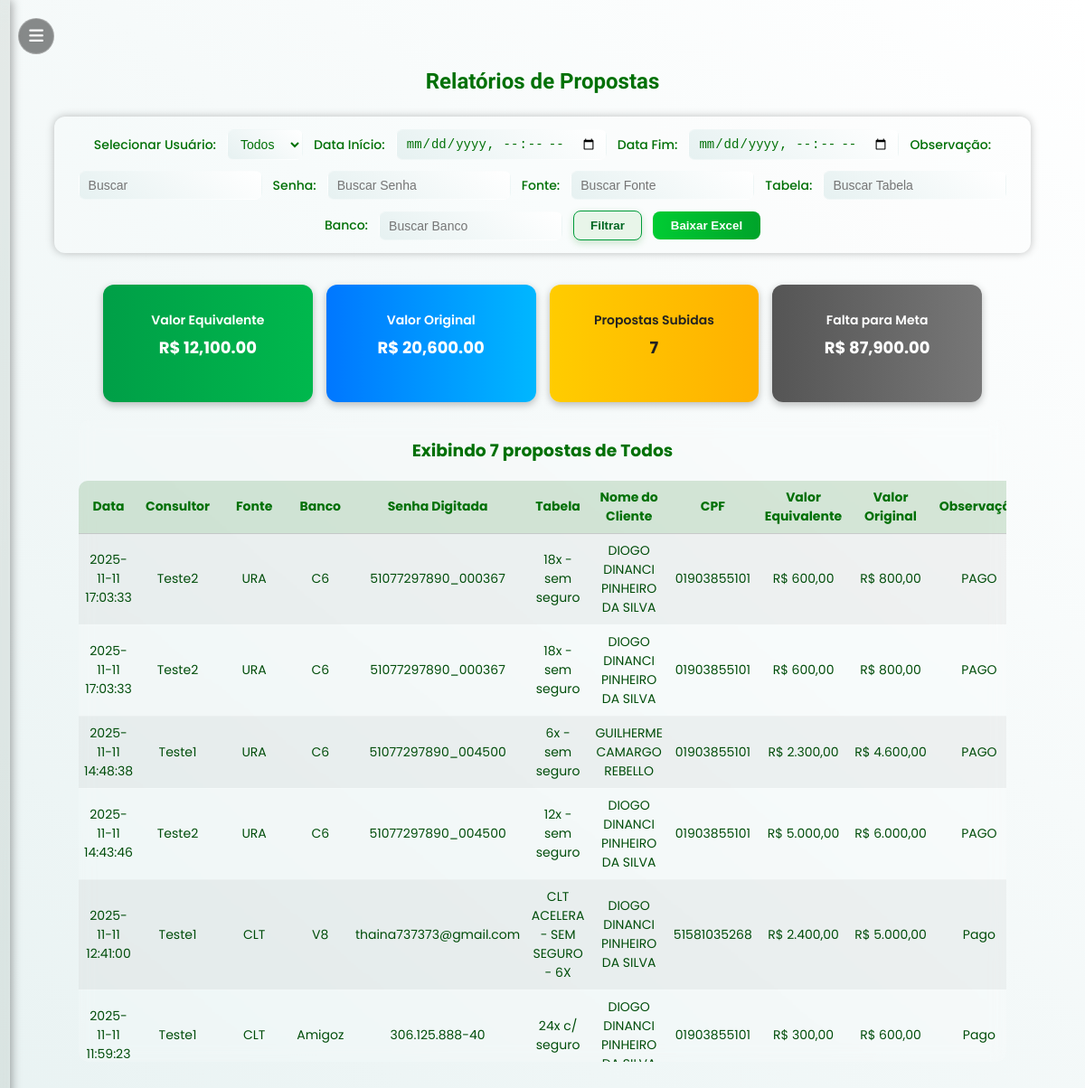
Page /relatorios (signed in) on the committed database.
### tables this page shows
CREATE TABLE propostas (
            id INTEGER PRIMARY KEY AUTOINCREMENT,
            data TEXT,
            consultor TEXT,
            fonte TEXT,
            banco TEXT,
            senha_digitada TEXT,
            tabela TEXT,
            nome_cliente TEXT,
            cpf TEXT,
            valor_equivalente REAL,
            valor_original REAL,
            observacao TEXT,
            telefone TEXT
        );

### app.py (the view, shortened to what this page needs)
@app.route("/relatorios", methods=["GET", "POST"])
def relatorios():
    if "user" not in session or session["role"] != "admin":
        return redirect(url_for("login"))
    conn = get_conn()
    cur = conn.cursor()
    cur.execute("""
        SELECT DISTINCT consultor
        FROM propostas
        WHERE consultor IS NOT NULL
        AND consultor NOT IN (SELECT nome FROM users WHERE role = 'admin')
        ORDER BY consultor;
    """)
    usuarios = [u[0] for u in cur.fetchall()]
    user = request.form.get("usuario")
    data_ini = request.form.get("data_ini")
    data_fim = request.form.get("data_fim")
    observacao = request.form.get("observacao", "").strip()
    senha_digitada = request.form.get("senha_digitada", "").strip()
    fonte = request.form.get("fonte", "").strip()
    tabela = request.form.get("tabela", "").strip()
    banco = request.form.get("banco", "").strip()
    acao = request.form.get("acao")
    def normalizar_data(data_str):
        if not data_str:
            return None
        try:
            return datetime.strptime(data_str, "%Y-%m-%dT%H:%M").strftime("%Y-%m-%d %H:%M:%S")
        except ValueError:
            return data_str
    data_ini = normalizar_data(data_ini)
    data_fim = normalizar_data(data_fim)
    ph = "?" if isinstance(conn, sqlite3.Connection) else "%s"
    query_base = f"""
        SELECT id, data, consultor, fonte, banco, senha_digitada, tabela, nome_cliente, cpf,
               valor_equivalente, valor_original, observacao, telefone
        FROM propostas
    """
    condicoes, params = [], []
    condicoes.append("consultor NOT IN (SELECT nome FROM users WHERE role = 'admin')")
    def filtro_lower(campo, valor):
        if isinstance(conn, sqlite3.Connection):
            return f"LOWER({campo}) LIKE LOWER({ph})", f"%{valor.lower()}%"
        else:
            return f"LOWER({campo}) LIKE LOWER({ph})", f"%{valor}%"
    if user and user.strip():
        condicoes.append(f"LOWER(consultor) = LOWER({ph})")
        params.append(user)
    if data_ini and data_fim:
        condicoes.append(f"data BETWEEN {ph} AND {ph}")
        params += [data_ini, data_fim]
    if observacao:
        filtro, valor = filtro_lower("observacao", observacao)
        condicoes.append(filtro)
        params.append(valor)
    if senha_digitada:
        filtro, valor = filtro_lower("senha_digitada", senha_digitada)
        condicoes.append(filtro)
        params.append(valor)
    if fonte:
        filtro, valor = filtro_lower("fonte", fonte)
        condicoes.append(filtro)
        params.append(valor)
    if banco:
        filtro, valor = filtro_lower("banco", banco)
        condicoes.append(filtro)
        params.append(valor)
    if tabela:
        filtro, valor = filtro_lower("tabela", tabela)
        condicoes.append(filtro)
        params.append(valor)
    if condicoes:
        query_base += " WHERE " + " AND ".join(condicoes)
    order_clause = "ORDER BY datetime(data) DESC" if isinstance(conn, sqlite3.Connection) else "ORDER BY data DESC"
    query_base += f" {order_clause}"
    cur.execute(query_base.replace("?", "%s") if not isinstance(conn, sqlite3.Connection) else query_base, tuple(params))
    dados = cur.fetchall()
    total_equivalente = sum(float(d[9] or 0) for d in dados)
    total_original = sum(float(d[10] or 0) for d in dados)
    total_propostas = len(dados)
    cur.execute("SELECT valor FROM metas_globais ORDER BY id DESC LIMIT 1;")
    meta_row = cur.fetchone()
    meta_global = float(meta_row[0]) if meta_row else 0.0
    if user:
        cur.execute(
            "SELECT meta FROM metas_individuais WHERE consultor = %s;"
            if not isinstance(conn, sqlite3.Connection)
            else "SELECT meta FROM metas_individuais WHERE consultor = ?;",
            (user,),
        )
        meta_individual_row = cur.fetchone()
        meta_individual = float(meta_individual_row[0]) if meta_individual_row else meta_global
        falta_para_meta = max(meta_individual - float(total_equivalente or 0), 0)
    else:
        falta_para_meta = max(meta_global - float(total_equivalente or 0), 0)
    conn.close()
    return render_template(
        "relatorios.html",
        usuarios=usuarios,
        dados=dados,
        user=user,
        data_ini=data_ini,
        data_fim=data_fim,
        observacao=observacao,
        senha_digitada=senha_digitada,
        fonte=fonte,
        tabela=tabela,
        banco=banco,
        total_equivalente=total_equivalente,
        total_original=total_original,
        total_propostas=total_propostas,
        falta_para_meta=falta_para_meta
    )

### app.py (called while the page is built)
def get_conn():
    if DATABASE_URL and psycopg2:
        return psycopg2.connect(DATABASE_URL, sslmode="require")
    else:
        return sqlite3.connect(LOCAL_DB, check_same_thread=False)

### templates/relatorios.html (shortened to what this page needs)
{% extends "base.html" %}
{% block content %}
<h1 class="titulo-tomorrow">Relatórios de Propostas</h1>
<div class="relatorios-container">
  <form method="POST" class="form-relatorios">
    <label>Selecionar Usuário:</label>
    <select name="usuario">
      <option value="" {% if not user %}selected{% endif %}>Todos</option>
    </select>
    <label>Data Início:</label>
    <input type="datetime-local" name="data_ini" value="{{ data_ini or '' }}">
    <label>Data Fim:</label>
    <input type="datetime-local" name="data_fim" value="{{ data_fim or '' }}">
    <label>Observação:</label>
    <input type="text" name="observacao" placeholder="Buscar" value="{{ observacao or '' }}" class="input-pequeno">
    <label>Senha:</label>
    <input type="text" name="senha_digitada" placeholder="Buscar Senha" value="{{ senha_digitada or '' }}"
      class="input-pequeno">
    <label>Fonte:</label>
    <input type="text" name="fonte" placeholder="Buscar Fonte" value="{{ fonte or '' }}" class="input-pequeno">
    <label>Tabela:</label>
    <input type="text" name="tabela" placeholder="Buscar Tabela" value="{{ tabela or '' }}" class="input-pequeno">
    <label>Banco:</label>
    <input type="text" name="banco" placeholder="Buscar Banco" value="{{ banco or '' }}" class="input-pequeno">
    <button type="submit" name="acao" value="filtrar" class="btn-filtrar">Filtrar</button>
    <button type="submit" name="acao" value="baixar" class="btn-baixar">Baixar Excel</button>
  </form>
</div>
{% if dados %}
<div class="cards-resumo">
  <div class="card verde">
    <h4>Valor Equivalente</h4>
    <p>R$ {{ "{:,.2f}".format(total_equivalente|float) }}</p>
  </div>
  <div class="card azul">
    <h4>Valor Original</h4>
    <p>R$ {{ "{:,.2f}".format(total_original|float) }}</p>
  </div>
  <div class="card amarelo">
    <h4>Propostas Subidas</h4>
    <p>{{ total_propostas }}</p>
  </div>
  <div class="card cinza">
    <h4>Falta para Meta</h4>
    <p>R$ {{ "{:,.2f}".format(falta_para_meta|float) }}</p>
  </div>
</div>
{% endif %}
{% if dados %}
<div class="tabela-relatorio">
  <h3>Exibindo {{ dados|length }} propostas de {{ user or 'Todos' }}</h3>
  <table>
    <thead>
      <tr>
        <th>Data</th>
        <th>Consultor</th>
        <th>Fonte</th>
        <th>Banco</th>
        <th>Senha Digitada</th>
        <th>Tabela</th>
        <th>Nome do Cliente</th>
        <th>CPF</th>
        <th>Valor Equivalente</th>
        <th>Valor Original</th>
        <th>Observação</th>
      </tr>
    </thead>
    <tbody>
      {% for d in dados %}
      <tr>
        <td>{{ d[1] }}</td>
        <td>{{ d[2] }}</td>
        <td>{{ d[3] }}</td>
        <td>{{ d[4] }}</td>
        <td>{{ d[5] }}</td>
        <td>{{ d[6] }}</td>
        <td>{{ d[7] }}</td>
        <td>{{ d[8] }}</td>
        <td>R$ {{ "{:,.2f}".format((d[9] or 0)|float) }}</td>
        <td>R$ {{ "{:,.2f}".format((d[10] or 0)|float) }}</td>
        <td>{{ d[11] }}</td>
      </tr>
      {% endfor %}
    </tbody>
  </table>
</div>
{% elif not erro %}
<div class="msg-vazia">
  <p>Aguarde... Carregando as últimas 30 propostas.</p>
</div>
{% endif %}
{% endblock %}

### templates/base.html (shortened to what this page needs)
<!DOCTYPE html>
<html lang="pt-BR">
<head>
    <link rel="stylesheet" href="{{ url_for('static', filename='style.css') }}">
    <link rel="stylesheet" href="https://cdnjs.cloudflare.com/ajax/libs/font-awesome/6.5.0/css/all.min.css">
</head>
<body class="pagina">
    <button class="menu-toggle" id="menuToggle">
        <i class="fa-solid fa-bars"></i>
    </button>
    <div class="sidebar" id="sidebar">
    </div>
    <div class="content">
        {% block content %}{% endblock %}
    </div>
</body>
</html>

### templates/relatorios.html (style rules this page uses)
.form-relatorios { display: flex; justify-content: center; align-items: center; flex-wrap: wrap; gap: 12px; margin: 25px auto 35px; padding: 14px 20px; background: var(--bg-container); border-radius: 12px; box-shadow: 0 0 10px rgba(0, 0, 0, 0.25); width: fit-content; position: relative; left: 50%; transform: translateX(-50%); color: var(--cor-texto); }
.form-relatorios label { font-weight: 500; color: var(--cor-texto); font-size: 14px; }
.form-relatorios select, .form-relatorios input[type="datetime-local"], .form-relatorios input[type="text"] { padding: 7px 10px; border-radius: 8px; border: 1px solid rgba(255, 255, 255, 0.25); background: linear-gradient(40deg, var(--gradiente-inicio), var(--gradiente-fim)); color: var(--cor-texto); font-size: 14px; outline: none; transition: all 0.3s ease; }
.btn-filtrar { background: linear-gradient(90deg, #00b848, #009634); color: #fff; font-weight: 600; border: none; border-radius: 8px; padding: 8px 18px; cursor: pointer; transition: all 0.25s ease; }
.btn-baixar { background: linear-gradient(90deg, #00cc33, #00a32a); color: #fff; font-weight: 600; border: none; border-radius: 8px; padding: 8px 20px; cursor: pointer; transition: all 0.25s ease; }
.tabela-relatorio { width: 95%; margin: auto; background: var(--bg-container); border-radius: 10px; backdrop-filter: blur(8px); max-height: 710px; overflow-y: auto; overflow-x: auto; scrollbar-width: thin; scrollbar-color: rgba(255, 255, 255, 0.3) transparent; }
.tabela-relatorio table { width: 100%; border-collapse: collapse; background: transparent; color: var(--cor-texto); text-align: center; border-radius: 10px; overflow: hidden; font-size: 14px; }
.tabela-relatorio th { background: rgba(0, 150, 0, 0.45); color: #fff; padding: 8px; position: sticky; top: 0; }
.tabela-relatorio td { padding: 8px 6px; border-bottom: 1px solid rgba(255, 255, 255, 0.15); color: var(--cor-texto); background: rgba(255, 255, 255, 0.05); }
body:not(.dark-mode) .tabela-relatorio th { background: rgba(0, 100, 0, 0.15); color: #007006; }
body:not(.dark-mode) .tabela-relatorio td { background: rgba(0, 0, 0, 0.04); color: #004d0a; }
.tabela-relatorio tr:nth-child(even) td { background: rgba(255, 255, 255, 0.07); }
.cards-resumo { display: flex; justify-content: center; align-items: center; flex-wrap: wrap; gap: 15px; width: 90%; margin: 15px auto 20px; }
.cards-resumo .card { flex: 1 1 180px; max-width: 210px; min-width: 180px; height: 100px; padding: 15px; border-radius: 12px; color: white; text-align: center; font-family: 'Poppins', sans-serif; box-shadow: 0 3px 8px rgba(0, 0, 0, 0.25); transition: transform 0.25s ease, filter 0.25s ease; display: flex; flex-direction: column; justify-content: center; align-items: center; }
.cards-resumo h4 { font-size: 14px; font-weight: 600; margin: 0; }
.cards-resumo p { font-size: 18px; font-weight: 700; margin-top: 6px; }
.cards-resumo .verde { background: linear-gradient(90deg, #009f47, #00b84d); }
.cards-resumo .azul { background: linear-gradient(90deg, #0077ff, #00b7ff); }
.cards-resumo .amarelo { background: linear-gradient(90deg, #ffcc00, #ffb100); color: #222; }
.cards-resumo .cinza { background: linear-gradient(90deg, #555, #777); }

### rows in the picture
propostas: data "2025-11-11 17:03:33", consultor "Teste2", fonte "URA", banco "C6", senha_digitada "51077297890_000367", tabela "18x - sem seguro", nome_cliente "DIOGO DINANCI PINHEIRO DA SILVA", cpf "01903855101", observacao "PAGO"
propostas: data "2025-11-11 17:03:33", consultor "Teste2", fonte "URA", banco "C6", senha_digitada "51077297890_000367", tabela "18x - sem seguro", nome_cliente "DIOGO DINANCI PINHEIRO DA SILVA", cpf "01903855101", observacao "PAGO"
propostas: data "2025-11-11 14:48:38", consultor "Teste1", fonte "URA", banco "C6", senha_digitada "51077297890_004500", tabela "6x - sem seguro", nome_cliente "GUILHERME CAMARGO REBELLO", cpf "01903855101", observacao "PAGO"
propostas: data "2025-11-11 14:43:46", consultor "Teste2", fonte "URA", banco "C6", senha_digitada "51077297890_004500", tabela "12x - sem seguro", nome_cliente "DIOGO DINANCI PINHEIRO DA SILVA", cpf "01903855101", observacao "PAGO"
propostas: data "2025-11-11 12:41:00", consultor "Teste1", fonte "CLT", banco "V8", senha_digitada "thaina737373@gmail.com", tabela "CLT ACELERA - SEM SEGURO - 6X", nome_cliente "DIOGO DINANCI PINHEIRO DA SILVA", cpf "51581035268", observacao "Pago"
propostas: data "2025-11-11 11:59:23", consultor "Teste1", fonte "CLT", banco "Amigoz", senha_digitada "306.125.888-40", tabela "24x c/ seguro", nome_cliente "DIOGO DINANCI PINHEIRO…", cpf "01903855101", observacao "Pago"

### other values in the picture
{{ "{:,.2f}".format(total_equivalente|float) }} "12,100.00"
{{ "{:,.2f}".format(total_original|float) }} "20,600.00"
{{ total_propostas }} "7"
{{ "{:,.2f}".format(falta_para_meta|float) }} "87,900.00"
{{ dados|length }} "7"
{{ user or 'Todos' }} "Todos"
